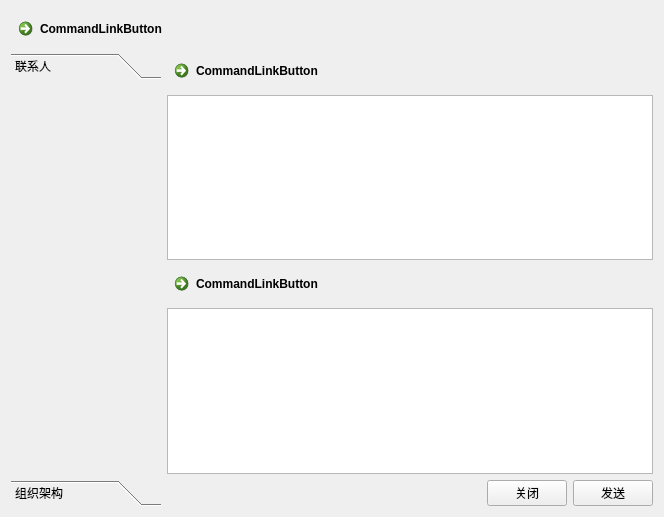
<?xml version="1.0" encoding="UTF-8"?>
<ui version="4.0">
 <class>TcpSocketDialog</class>
 <widget class="QDialog" name="TcpSocketDialog">
  <property name="geometry">
   <rect>
    <x>0</x>
    <y>0</y>
    <width>664</width>
    <height>517</height>
   </rect>
  </property>
  <property name="windowTitle">
   <string>Dialog</string>
  </property>
  <layout class="QVBoxLayout" name="verticalLayout_2">
   <item>
    <widget class="QCommandLinkButton" name="commandLinkButton">
     <property name="text">
      <string>CommandLinkButton</string>
     </property>
    </widget>
   </item>
   <item>
    <layout class="QFormLayout" name="formLayout">
     <item row="0" column="1">
      <layout class="QVBoxLayout" name="verticalLayout">
       <item>
        <widget class="QCommandLinkButton" name="commandLinkButton_3">
         <property name="text">
          <string>CommandLinkButton</string>
         </property>
        </widget>
       </item>
       <item>
        <widget class="QTextBrowser" name="textBrowser"/>
       </item>
       <item>
        <widget class="QCommandLinkButton" name="commandLinkButton_2">
         <property name="text">
          <string>CommandLinkButton</string>
         </property>
        </widget>
       </item>
       <item>
        <widget class="QTextEdit" name="textEdit"/>
       </item>
       <item>
        <layout class="QHBoxLayout" name="horizontalLayout">
         <item>
          <spacer name="horizontalSpacer">
           <property name="orientation">
            <enum>Qt::Horizontal</enum>
           </property>
           <property name="sizeHint" stdset="0">
            <size>
             <width>80</width>
             <height>20</height>
            </size>
           </property>
          </spacer>
         </item>
         <item>
          <widget class="QPushButton" name="pushButton">
           <property name="text">
            <string>关闭</string>
           </property>
          </widget>
         </item>
         <item>
          <widget class="QPushButton" name="pushButton_2">
           <property name="text">
            <string>发送</string>
           </property>
          </widget>
         </item>
        </layout>
       </item>
      </layout>
     </item>
     <item row="0" column="0">
      <widget class="QToolBox" name="toolBox">
       <property name="minimumSize">
        <size>
         <width>150</width>
         <height>0</height>
        </size>
       </property>
       <property name="currentIndex">
        <number>0</number>
       </property>
       <widget class="QWidget" name="page">
        <property name="geometry">
         <rect>
          <x>0</x>
          <y>0</y>
          <width>150</width>
          <height>399</height>
         </rect>
        </property>
        <attribute name="label">
         <string>联系人</string>
        </attribute>
       </widget>
       <widget class="QWidget" name="page_2">
        <property name="geometry">
         <rect>
          <x>0</x>
          <y>0</y>
          <width>150</width>
          <height>399</height>
         </rect>
        </property>
        <attribute name="label">
         <string>组织架构</string>
        </attribute>
       </widget>
      </widget>
     </item>
    </layout>
   </item>
  </layout>
 </widget>
 <resources/>
 <connections/>
</ui>
